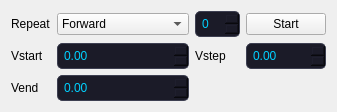
             <widget class="QWidget" name="tab_8">
              <attribute name="title">
               <string>IV</string>
              </attribute>
              <layout class="QGridLayout" name="gridLayout_2">
               <item row="0" column="2">
                <widget class="QLabel" name="label_3">
                 <property name="text">
                  <string>Repeat</string>
                 </property>
                </widget>
               </item>
               <item row="1" column="5">
                <widget class="QDoubleSpinBox" name="ivStepSpinBox">
                 <property name="styleSheet">
                  <string notr="true">QDoubleSpinBox, QSpinBox, QLineEdit {
    background-color: #1B1B28;
    border: 1px solid #3D3F51;
    border-radius: 5px;
    padding: 4px;
    color: #00D1FF; /* 科技蓝数字 */
}</string>
                 </property>
                 <property name="maximum">
                  <double>1.000000000000000</double>
                 </property>
                 <property name="singleStep">
                  <double>0.010000000000000</double>
                 </property>
                </widget>
               </item>
               <item row="0" column="4">
                <widget class="QSpinBox" name="ivRepeatSpinBox">
                 <property name="styleSheet">
                  <string notr="true">QDoubleSpinBox, QSpinBox, QLineEdit {
    background-color: #1B1B28;
    border: 1px solid #3D3F51;
    border-radius: 5px;
    padding: 4px;
    color: #00D1FF; /* 科技蓝数字 */
}</string>
                 </property>
                </widget>
               </item>
               <item row="0" column="3">
                <widget class="QComboBox" name="ivModeComboBox">
                 <property name="currentText">
                  <string>Forward</string>
                 </property>
                 <item>
                  <property name="text">
                   <string>Forward</string>
                  </property>
                 </item>
                 <item>
                  <property name="text">
                   <string>Reverse</string>
                  </property>
                 </item>
                 <item>
                  <property name="text">
                   <string>Forward-Backward</string>
                  </property>
                 </item>
                </widget>
               </item>
               <item row="1" column="2">
                <widget class="QLabel" name="label_9">
                 <property name="text">
                  <string>Vstart</string>
                 </property>
                </widget>
               </item>
               <item row="1" column="4">
                <widget class="QLabel" name="label_5">
                 <property name="text">
                  <string>Vstep</string>
                 </property>
                </widget>
               </item>
               <item row="0" column="5">
                <widget class="QPushButton" name="ivControlButton">
                 <property name="text">
                  <string>Start</string>
                 </property>
                </widget>
               </item>
               <item row="1" column="3">
                <widget class="QDoubleSpinBox" name="ivStartSpinBox">
                 <property name="styleSheet">
                  <string notr="true">QDoubleSpinBox, QSpinBox, QLineEdit {
    background-color: #1B1B28;
    border: 1px solid #3D3F51;
    border-radius: 5px;
    padding: 4px;
    color: #00D1FF; /* 科技蓝数字 */
}</string>
                 </property>
                 <property name="maximum">
                  <double>5.000000000000000</double>
                 </property>
                 <property name="singleStep">
                  <double>0.100000000000000</double>
                 </property>
                </widget>
               </item>
               <item row="2" column="2">
                <widget class="QLabel" name="label_4">
                 <property name="text">
                  <string>Vend</string>
                 </property>
                </widget>
               </item>
               <item row="2" column="3">
                <widget class="QDoubleSpinBox" name="ivStopSpinBox">
                 <property name="styleSheet">
                  <string notr="true">QDoubleSpinBox, QSpinBox, QLineEdit {
    background-color: #1B1B28;
    border: 1px solid #3D3F51;
    border-radius: 5px;
    padding: 4px;
    color: #00D1FF; /* 科技蓝数字 */
}</string>
                 </property>
                 <property name="maximum">
                  <double>5.000000000000000</double>
                 </property>
                 <property name="singleStep">
                  <double>0.100000000000000</double>
                 </property>
                </widget>
               </item>
              </layout>
             </widget>
